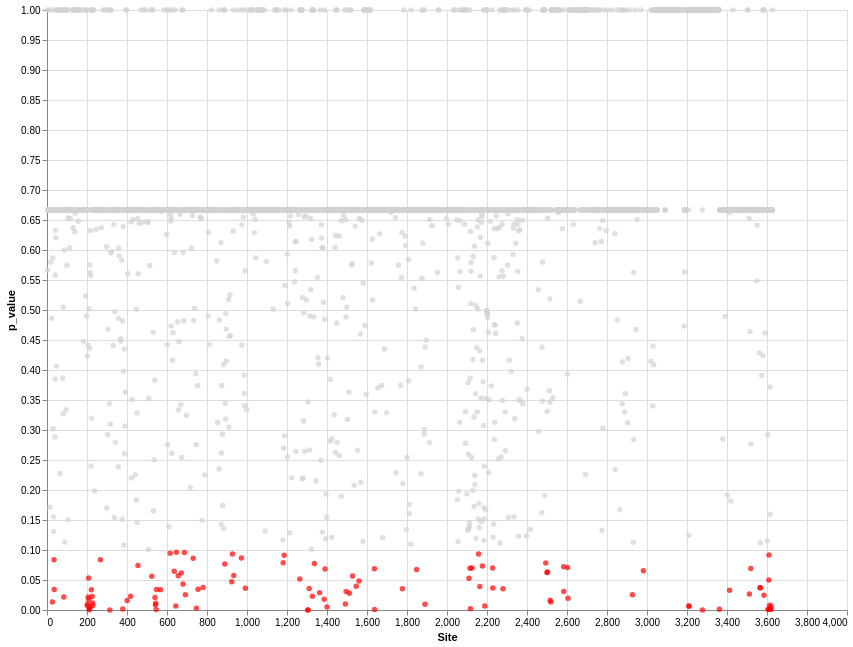

Write notebook code for a chart like this one.
### Code cell
source = df_main

line = alt.Chart(source).mark_circle().encode(
    x='Site',
    y = alt.Y('p_value', scale=alt.Scale(domain=[0, 1], clamp=False)),
    #color = alt.Color('p_value', scale=alt.Scale(reverse=True))  
    
    color = alt.condition((alt.datum.p_value <= 0.1), 
                                alt.ColorValue('red'), 
                                alt.ColorValue('lightgray'))
    
    
).properties(
    width=800,
    height=600)


#band = alt.Chart(source).mark_area(opacity=0.5).encode(x='Site',
#                                                       y='dN/dS LB', 
#                                                       y2='dN/dS UB',
#                                                       color = alt.condition((alt.datum.p_value <= 0.1), 
#                                                            alt.ColorValue('red'), 
#                                                            alt.ColorValue('lightgray')))

#save(line+band, "FEL_all.png")
#line+band
#ine+band
line

### Figure 1 — Vega-Lite specification as saved in the notebook (floating-point values rounded to 4 significant figures; data arrays with more than 128 entries replaced by an {"elided": "..."} marker saying what was removed)
{"config": {"view": {"continuousWidth": 400, "continuousHeight": 300}}, "data": {"name": "data-536222986dab70dafc728814278d2417"}, "mark": "circle", "encoding": {"color": {"condition": {"value": "red", "test": "(datum.p_value <= 0.1)"}, "value": "lightgray"}, "x": {"field": "Site", "type": "quantitative"}, "y": {"field": "p_value", "scale": {"clamp": false, "domain": [0, 1]}, "type": "quantitative"}}, "height": 600, "width": 800, "$schema": "https://vega.github.io/schema/vega-lite/v4.17.0.json", "datasets": {"data-536222986dab70dafc728814278d2417": {"elided": "3628 records"}}}
